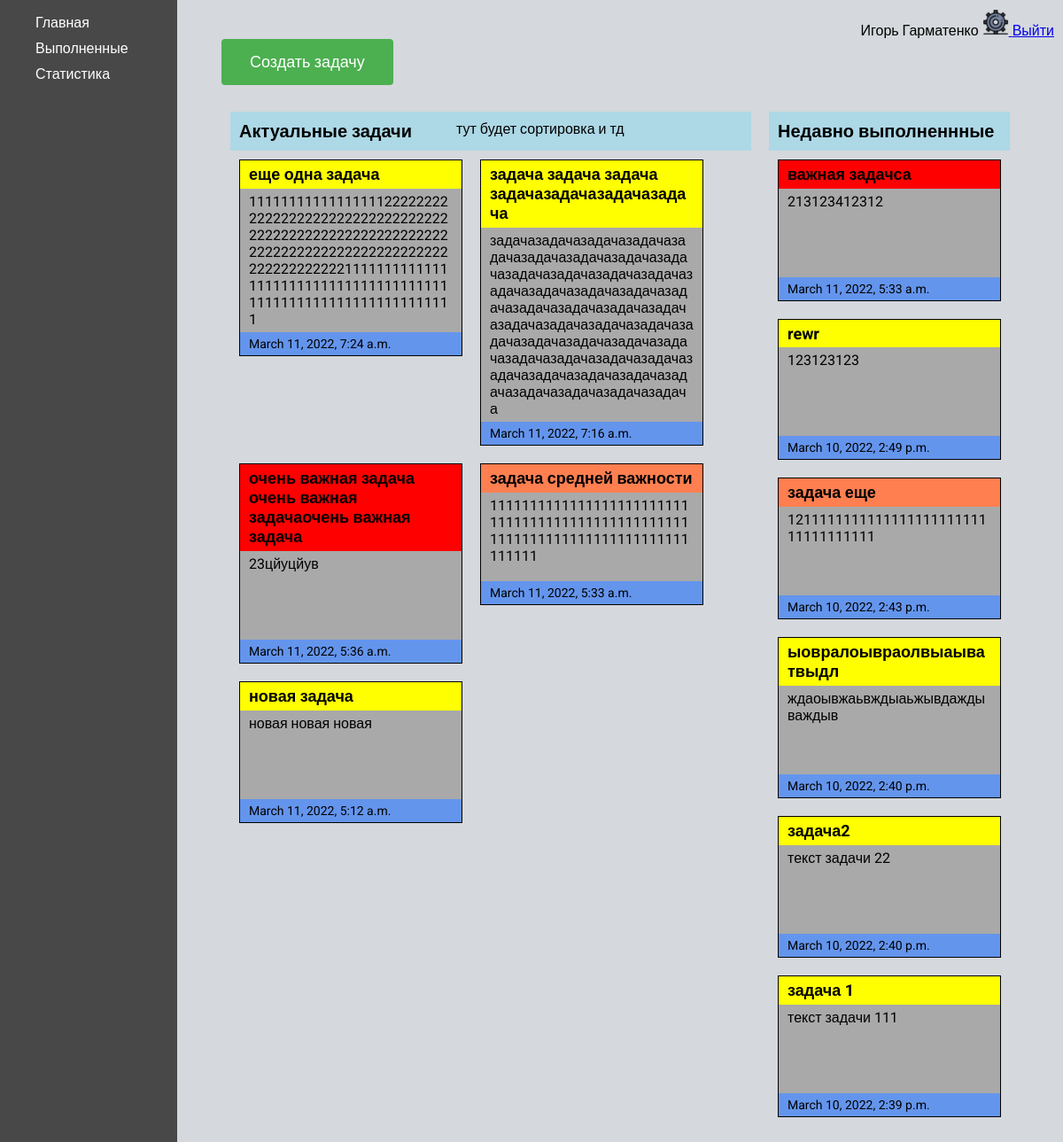
/home/ (signed in), run on an earlier commit of the app's database.
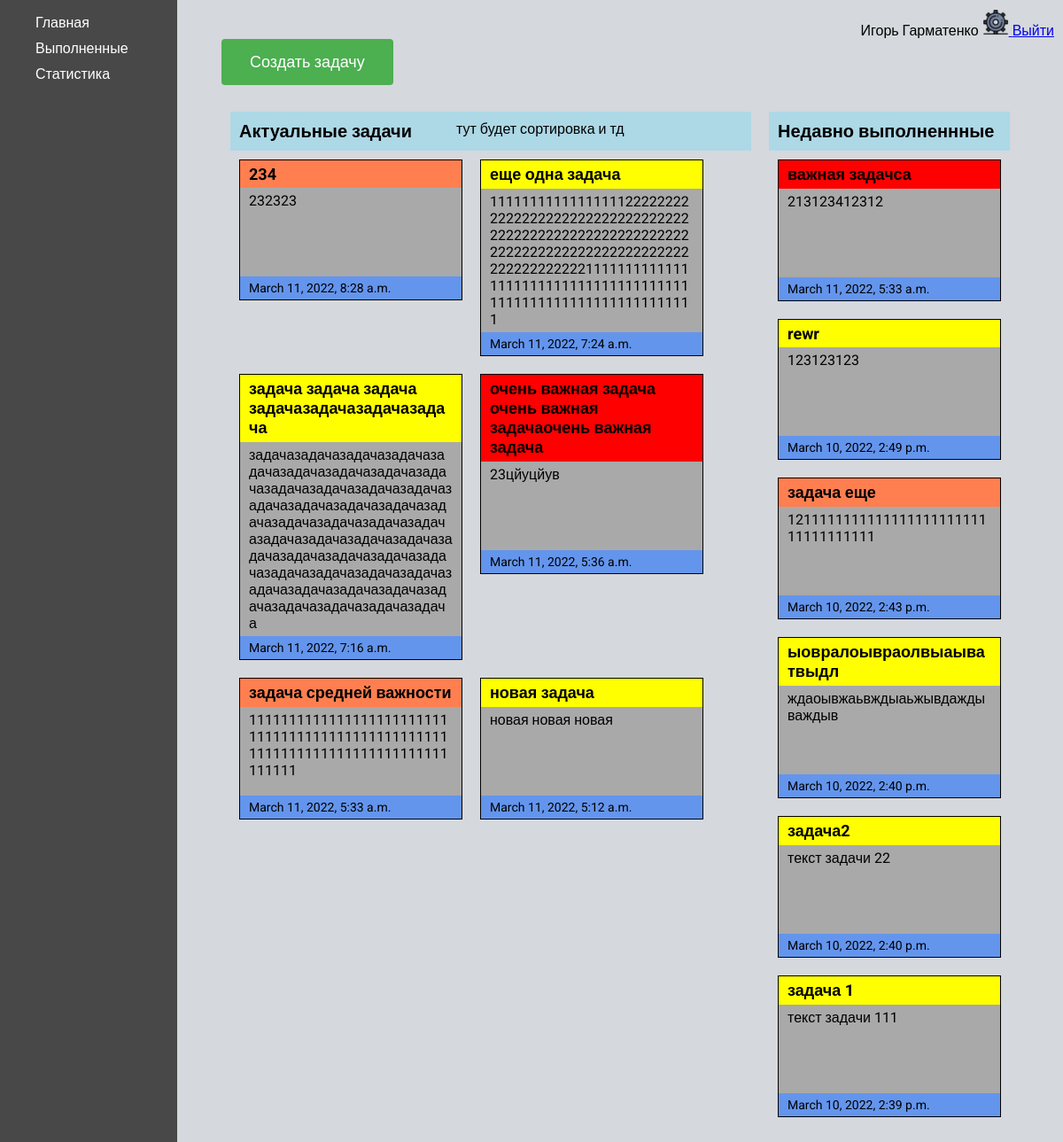
And on a later commit of the database.
### ToDo/models.py (models this page shows, shortened)
class Task(models.Model):
    PRIORITY_LEVEL = (('L', 'low'),
                      ('H', 'hight'),
                      ('M', 'medium'),
                      )
    user = models.ForeignKey(settings.AUTH_USER_MODEL, on_delete=models.CASCADE, null=True, blank=True)
    title = models.CharField(max_length=200)
    descr = models.CharField(max_length=500)
    priority = models.CharField(max_length=10, choices=PRIORITY_LEVEL, default='medium')
    is_finished = models.BooleanField(default=False)
    created_at = models.DateTimeField(auto_now_add=True)
    complated_at = models.DateTimeField(auto_now=True)

### ToDo/views.py (the view)
# urls.py: 2. Add a URL to urlpatterns:  path('', views.home, name='home')
@login_required
def home(request):
    tasks = Task.objects.filter(user_id=request.user.id).order_by('created_at').reverse()
    return render(request, 'ToDo/home.html', {'menu': home_menu, 'tasks':tasks})

### ToDo/templates/ToDo/home.html
{% extends 'ToDo/home_base.html' %}
{% block rightbar %}
    <a class="create__task-btn" href="{% url 'create_task' %}">Создать задачу</a>
    <div class="tasks__wrap">
        <div class="tasks__active_wrap">
            <div class="tasks__header">
                <div class="tasks__active_title">Актуальные задачи</div>
                <div class="tasks__active_info">тут будет сортировка и тд</div>
            </div>
            <div class="tasks__active">
                {% for task in tasks %}
                    {% if not task.is_finished %}
                        <div class="task">
                            <div class="task__title {{ task.priority }}">
                                <a class="task__edit-link" href="{% url 'task-edit' task.id %}">{{ task.title }}</a>
                            </div>
                            <div class="task__descr">{{ task.descr }}</div>
                            <div class="task__created_at">{{ task.created_at }}</div>
                        </div>
                    {% endif %}
                {% endfor %}
            </div>
        </div>
        <div class="tasks__completed_wrap">
            <div class="tasks__header">
                <div class="tasks__active_title">Недавно выполненнные</div>
            </div>
            <div class="tasks__completed">
                {% for task in tasks %}
                    {% if task.is_finished %}
                        <div class="task">
                            <div class="task__title {{ task.priority }}">{{ task.title }}</div>
                            <div class="task__descr">{{ task.descr }}</div>
                            <div class="task__created_at">{{ task.created_at }}</div>
                        </div>
                    {% endif %}
                {% endfor %}
            </div>
        </div>
    </div>
{% endblock %}

### ToDo/templates/ToDo/home_base.html
{% extends 'ToDo/base.html' %}
{% load static %}
{% block content %}
    <div class="main">
        <div  class="leftbar">
            <ul class="home_menu">
                {% for key, item in menu.items %}
                    <li class="home_menu__item"><a href="#">{{ item }}</a></li>
                {% endfor %}
            </ul>
        </div>
        <div  class="rightbar">
            <div class="home_nav">
                <div class="home_info">
                        {% if request.user.is_authenticated %}
                        <span>{{ user.first_name }} {{ user.last_name }}</span>
                        <a href="{% url 'user_settings' %}">
                            <img class="settings__icon" src="{% static 'ToDo/images/settings.png' %}" alt="settings">
                        </a>
                        <a href="{% url 'logout' %}">Выйти</a>
                    {% endif %}
                </div>
            </div>
            {% block rightbar %}
            {% endblock %}
        </div>
    </div>
{% endblock %}

What changed in the data, as far as the page shows it:
added Task: title "234", descr "232323", created_at "March 11, 2022, 8:28 a.m.", priority "M" (drawn)
